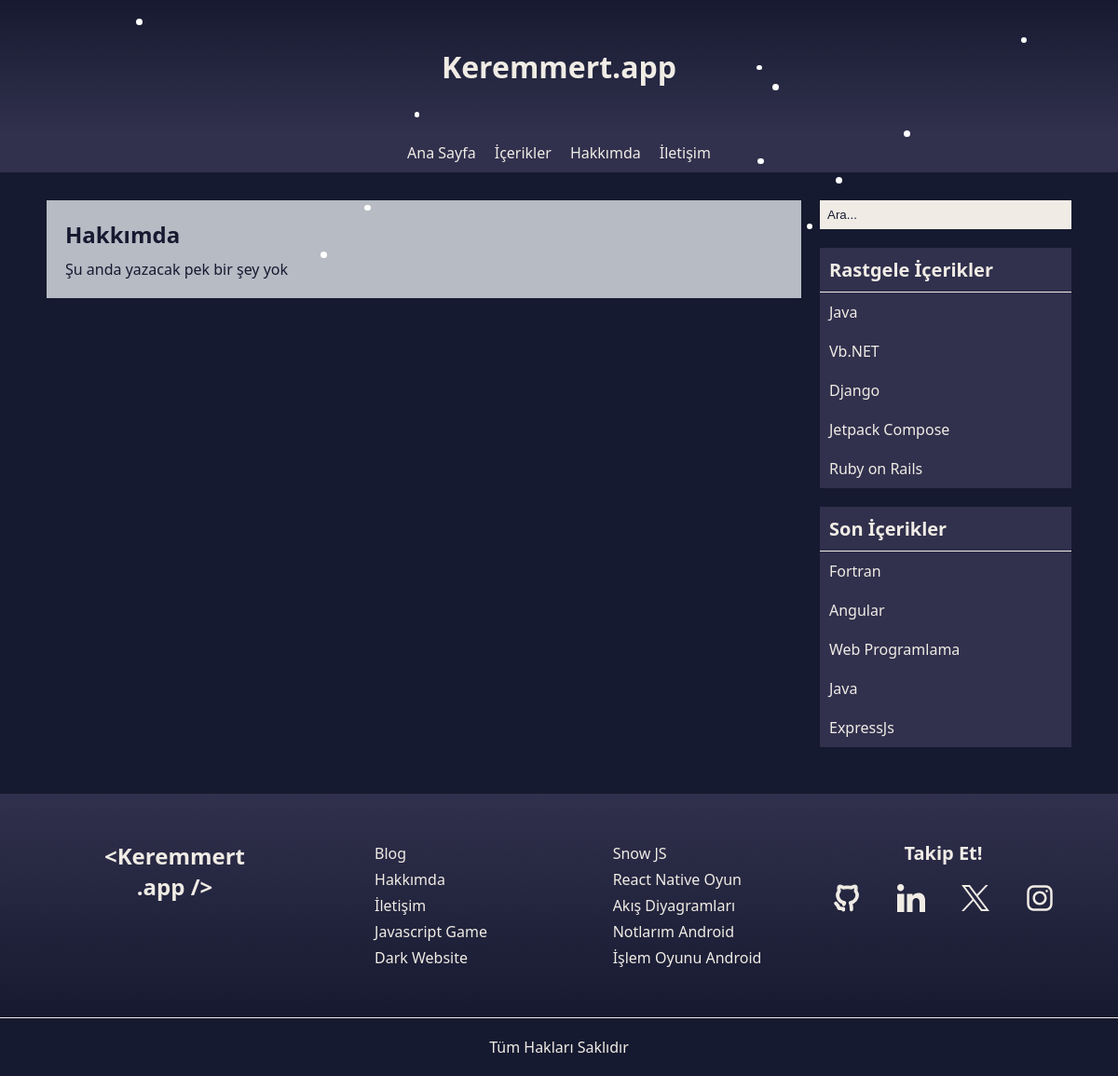
/about, run on the app's committed database.
### tables this page shows
CREATE TABLE IF NOT EXISTS `webinfo` (
  `webinfo_id` int NOT NULL AUTO_INCREMENT,
  `webinfo_title` varchar(50) NOT NULL,
  `webinfo_description` varchar(200) NOT NULL,
  `webinfo_favicon` varchar(100) NOT NULL,
  `webinfo_keywords` varchar(50) NOT NULL,
  `webinfo_owner` varchar(25) NOT NULL,
  `webinfo_sitename` varchar(25) NOT NULL,
  `webinfo_github` varchar(100) NOT NULL,
  `webinfo_linkedin` varchar(100) NOT NULL,
  `webinfo_x` varchar(100) NOT NULL,
  `webinfo_instagram` varchar(100) NOT NULL,
  PRIMARY KEY (`webinfo_id`)
);

CREATE TABLE IF NOT EXISTS `about` (
  `about_id` int NOT NULL AUTO_INCREMENT,
  `about_title` varchar(100) NOT NULL,
  `about_content` text NOT NULL,
  PRIMARY KEY (`about_id`)
);

CREATE TABLE IF NOT EXISTS `contents` (
  `content_id` int NOT NULL AUTO_INCREMENT,
  `content_title` varchar(100) NOT NULL,
  `content_desc` varchar(200) NOT NULL,
  `content_keywords` text NOT NULL,
  `content_author` varchar(50) NOT NULL,
  `content_maincontent` text NOT NULL,
  `content_date` datetime NOT NULL DEFAULT CURRENT_TIMESTAMP,
  `content_url` varchar(100) NOT NULL,
  PRIMARY KEY (`content_id`),
  UNIQUE KEY `content_url` (`content_url`),
  UNIQUE KEY `content_id` (`content_id`)
);

### app/controllers/AboutController.php (called while the page is built, shortened)
<?php
require_once "libs/Controller.php";
require_once "app/models/AboutModel.php";
class AboutController extends Controller
{
    private $aboutModel;
    private function getAboutData()
    {
        $data = $this->aboutModel->aboutData();
        $this->aboutTitle = $data["about_title"];
        $this->aboutContent = $data["about_content"];
    }
    public function index()
    {
        $this->aboutModel = new AboutModel();
        $this->getAboutData();
        require_once "app/views/about.php";
    }
}

### libs/Controller.php (called while the page is built, shortened)
<?php
require_once "Model.php";
class Controller
{
    public $model;
    public function __construct()
    {
        $this->model = new Model();
        $this->getWebInfoData();
        $this->getRandomContentsData();
        $this->getLastContents();
    }
    public function getWebInfoData()
    {
        $data = $this->model->webInfoData();
        $this->siteName = $data["webinfo_sitename"];
    }
    private function getRandomContentsData()
    {
        $this->randomContents = $this->model->randomContentsData();
    }
    private function getLastContents()
    {
        $this->lastContents = $this->model->lastContentsData();
    }
}

### libs/Database.php (called while the page is built, shortened)
<?php
class Database
{
    private $host = "localhost";
    private $db = "site";
    private $username = "root";
    private $password = "";
    public $pdo = null;
    public $stmt = null;
    public function __construct()
    {
        try {
            $this->pdo = new PDO("mysql:host=$this->host;dbname=$this->db;charset=utf8mb4", $this->username, $this->password);
        }
        catch (PDOException $e)
        {
            die($e->getMessage());
        }
    }
    public function getRow($query, $params=null)
    {
        try {
            if(is_null($params)):
                $this->stmt = $this->pdo->query($query);
            else:
                $this->stmt = $this->pdo->prepare($query);
                $this->stmt->execute($params);
            endif;
            return $this->stmt->fetch();
        }
        catch(PDOException $e)
        {
            die($e->getMessage());
        }
    }
    public function getRows($query, $params=null)
    {
        try {
            if(is_null($params)):
                $this->stmt = $this->pdo->query($query);
            else:
                $this->stmt = $this->pdo->prepare($query);
                $this->stmt->execute($params);
            endif;
            return $this->stmt->fetchAll(PDO::FETCH_OBJ);
        }
        catch(PDOException $e)
        {
            die($e->getMessage());
        }
    }
}

### libs/Model.php (called while the page is built, shortened)
<?php
require_once "Database.php";
class Model extends Database
{
    public function webInfoData()
    {
        return $this->getRow("SELECT * FROM webinfo where webinfo_id=?", [1]);
    }
    public function randomContentsData()
    {
        return $this->getRows("SELECT content_title, content_url FROM contents order by rand() limit 5");
    }
    public function lastContentsData()
    {
        return $this->getRows("SELECT content_title, content_url FROM contents order by content_date DESC limit 5");
    }
}

### app/models/AboutModel.php (called while the page is built)
<?php
require_once "libs/Database.php";
class AboutModel extends Database
{
    public function AboutData()
    {
        return $this->getRow("SELECT * FROM about where about_id=?", [1]);
    }
}

### app/views/rightbar.php (the view, shortened to what this page needs)
<aside class="right-bar">
    <section class="search-bar">
        <input type="search" name="s" placeholder="Ara...">
    </section>
    <section class="vertical-menu">
        <h3 class="menu-title">Rastgele İçerikler</h3>
        <ul>
            <?php foreach($this->randomContents as $randomContent): ?>
            <li>
                <a href="<?php echo BASE_URL."content/".$randomContent->content_url; ?>"><?php echo $randomContent->content_title ?></a>
            </li>
            <?php endforeach; ?>
        </ul>
    </section>
    <section class="vertical-menu">
        <h3 class="menu-title">Son İçerikler</h3>
        <ul>
           <?php foreach($this->lastContents as $lastContent): ?>
            <li>
                <a href="<?php echo BASE_URL."content/".$lastContent->content_url; ?>"><?php echo $lastContent->content_title; ?></a>
            </li>
            <?php endforeach; ?>
        </ul>
    </section>
</aside>

### app/views/header.php (shortened to what this page needs)
<!DOCTYPE html>
<html lang="tr">
<head>
    <link rel="stylesheet" href="<?php echo BASE_URL ?>public/css/style.css">
</head>
<body>
    <header>
        <div class="header-title">
            <h1><?php echo $this->siteName; ?></h1>
        </div>
        <nav>
            <ul>
                <li>
                    <a href="<?php echo BASE_URL; ?>">Ana Sayfa</a>
                </li>
                <li>
                    <a href="<?php echo BASE_URL; ?>contents">İçerikler</a>
                </li>
                <li>
                    <a href="<?php echo BASE_URL; ?>about">Hakkımda</a>
                </li>
                <li>
                    <a href="<?php echo BASE_URL; ?>contact">İletişim</a>
                </li>
            </ul>
        </nav>
    </header>

### app/views/about.php (shortened to what this page needs)
<?php require_once "header.php"; ?>
    <main>
        <section class="contents">
            <section class="about">
                <h1><?php echo $this->aboutTitle; ?></h1>
                <p><?php echo $this->aboutContent; ?></p>
            </section>
        </section>
        <?php require_once "rightbar.php"; ?>
    </main>
    <?php require_once "footer.php"; ?>

### public/css/style.css (style rules this page uses)
* { margin: 0; padding: 0; }
body { background-color: #161A30; font-family: 'Segoe UI', Tahoma, Geneva, Verdana, sans-serif; }
.header-title { background: linear-gradient(#161A30, #31304D); }
.header-title h1 { text-align: center; padding: 50px; color: #F0ECE5; font-size: 2em; }
nav { position: sticky; top: 0; background-color: #31304D; }
nav ul { margin: 0; padding: 0; display: flex; justify-content: center; }
nav ul li { list-style: none; }
nav ul li a { text-decoration: none; color:#F0ECE5; display: inline-block; padding: 10px; font-size: 1em; }
main { margin: 30px 50px; display: flex; }
aside.right-bar { flex: 1; }
.vertical-menu { background-color: #31304D; margin: 20px 0; }
.vertical-menu .menu-title { border-bottom: 1px solid #F0ECE5; padding: 10px; color: #F0ECE5; font-size: 1.25em; }
.vertical-menu ul { margin: 0; padding: 0; }
.vertical-menu ul li { list-style: none; }
.vertical-menu ul li a { font-size: 1em; text-decoration: none; color:#F0ECE5; display: block; padding: 10px; }
.search-bar { margin-bottom: 0; }
.search-bar input[type="search"] { flex: 7; padding: 8px; outline: none; border: none; background-color: #F0ECE5; width: 100%; }
.search-bar input[type="search"]::placeholder { color: #161A30; }
section.contents { flex: 3; margin-right: 20px; }
.about { background-color: #B6BBC4; color: #161A30; padding: 20px; }
.about h1 { font-size: 1.5em; }
.about p { margin-top: 10px; font-size: 1em; text-align: justify; }

### data on the page
webinfo: webinfo_sitename "Keremmert.app"
about: about_title "Hakkımda", about_content "Şu anda yazacak pek bir şey yok"
contents: content_title "Java"
contents: content_title "Vb.NET"
contents: content_title "Django"
contents: content_title "Jetpack Compose"
contents: content_title "Ruby on Rails"
contents: content_title "Fortran"
contents: content_title "Angular"
contents: content_title "Web Programlama"
contents: content_title "ExpressJs"
